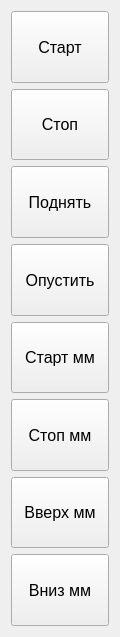
<?xml version="1.0" encoding="UTF-8"?>
<ui version="4.0">
 <class>CommandForm</class>
 <widget class="QWidget" name="CommandForm">
  <property name="geometry">
   <rect>
    <x>0</x>
    <y>0</y>
    <width>120</width>
    <height>637</height>
   </rect>
  </property>
  <property name="windowTitle">
   <string>Form</string>
  </property>
  <layout class="QVBoxLayout" name="verticalLayout">
   <item>
    <layout class="QGridLayout" name="gridLayout">
     <item row="4" column="0">
      <widget class="QPushButton" name="btnStartMm">
       <property name="sizePolicy">
        <sizepolicy hsizetype="Expanding" vsizetype="Expanding">
         <horstretch>0</horstretch>
         <verstretch>0</verstretch>
        </sizepolicy>
       </property>
       <property name="font">
        <font>
         <pointsize>12</pointsize>
        </font>
       </property>
       <property name="text">
        <string>Старт мм</string>
       </property>
      </widget>
     </item>
     <item row="1" column="0">
      <widget class="QPushButton" name="btnStop">
       <property name="sizePolicy">
        <sizepolicy hsizetype="Expanding" vsizetype="Expanding">
         <horstretch>0</horstretch>
         <verstretch>0</verstretch>
        </sizepolicy>
       </property>
       <property name="font">
        <font>
         <pointsize>12</pointsize>
        </font>
       </property>
       <property name="text">
        <string>Стоп</string>
       </property>
      </widget>
     </item>
     <item row="5" column="0">
      <widget class="QPushButton" name="btnStopMm">
       <property name="sizePolicy">
        <sizepolicy hsizetype="Expanding" vsizetype="Expanding">
         <horstretch>0</horstretch>
         <verstretch>0</verstretch>
        </sizepolicy>
       </property>
       <property name="font">
        <font>
         <pointsize>12</pointsize>
        </font>
       </property>
       <property name="text">
        <string>Стоп мм</string>
       </property>
      </widget>
     </item>
     <item row="2" column="0">
      <widget class="QPushButton" name="btnLift">
       <property name="sizePolicy">
        <sizepolicy hsizetype="Expanding" vsizetype="Expanding">
         <horstretch>0</horstretch>
         <verstretch>0</verstretch>
        </sizepolicy>
       </property>
       <property name="font">
        <font>
         <pointsize>12</pointsize>
        </font>
       </property>
       <property name="text">
        <string>Поднять</string>
       </property>
      </widget>
     </item>
     <item row="6" column="0">
      <widget class="QPushButton" name="btnUpMm">
       <property name="sizePolicy">
        <sizepolicy hsizetype="Expanding" vsizetype="Expanding">
         <horstretch>0</horstretch>
         <verstretch>0</verstretch>
        </sizepolicy>
       </property>
       <property name="font">
        <font>
         <pointsize>12</pointsize>
        </font>
       </property>
       <property name="text">
        <string>Вверх мм</string>
       </property>
      </widget>
     </item>
     <item row="0" column="0">
      <widget class="QPushButton" name="btnStart">
       <property name="sizePolicy">
        <sizepolicy hsizetype="Expanding" vsizetype="Expanding">
         <horstretch>0</horstretch>
         <verstretch>0</verstretch>
        </sizepolicy>
       </property>
       <property name="font">
        <font>
         <pointsize>12</pointsize>
        </font>
       </property>
       <property name="text">
        <string>Старт</string>
       </property>
      </widget>
     </item>
     <item row="3" column="0">
      <widget class="QPushButton" name="btnLower">
       <property name="sizePolicy">
        <sizepolicy hsizetype="Expanding" vsizetype="Expanding">
         <horstretch>0</horstretch>
         <verstretch>0</verstretch>
        </sizepolicy>
       </property>
       <property name="font">
        <font>
         <pointsize>12</pointsize>
        </font>
       </property>
       <property name="text">
        <string>Опустить</string>
       </property>
      </widget>
     </item>
     <item row="7" column="0">
      <widget class="QPushButton" name="btnDownMm">
       <property name="sizePolicy">
        <sizepolicy hsizetype="Expanding" vsizetype="Expanding">
         <horstretch>0</horstretch>
         <verstretch>0</verstretch>
        </sizepolicy>
       </property>
       <property name="font">
        <font>
         <pointsize>12</pointsize>
        </font>
       </property>
       <property name="text">
        <string>Вниз мм</string>
       </property>
      </widget>
     </item>
    </layout>
   </item>
  </layout>
 </widget>
 <resources/>
 <connections/>
</ui>
